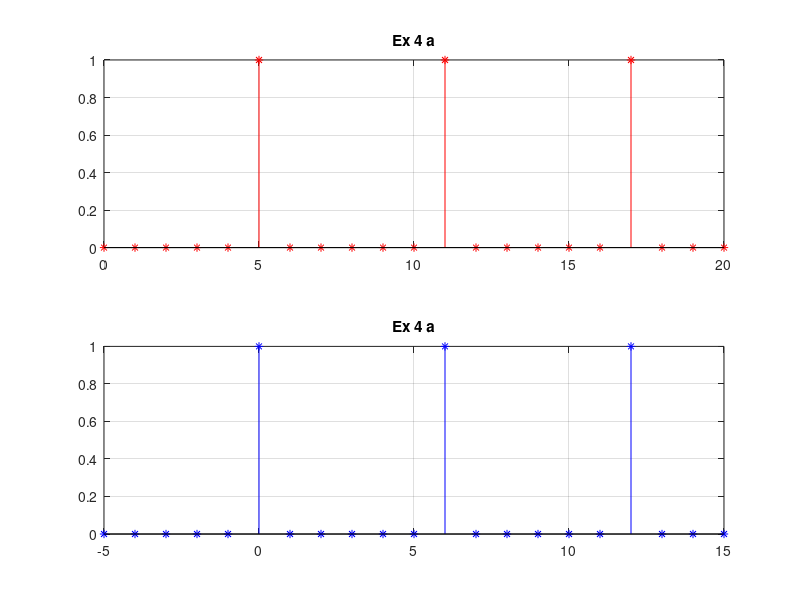
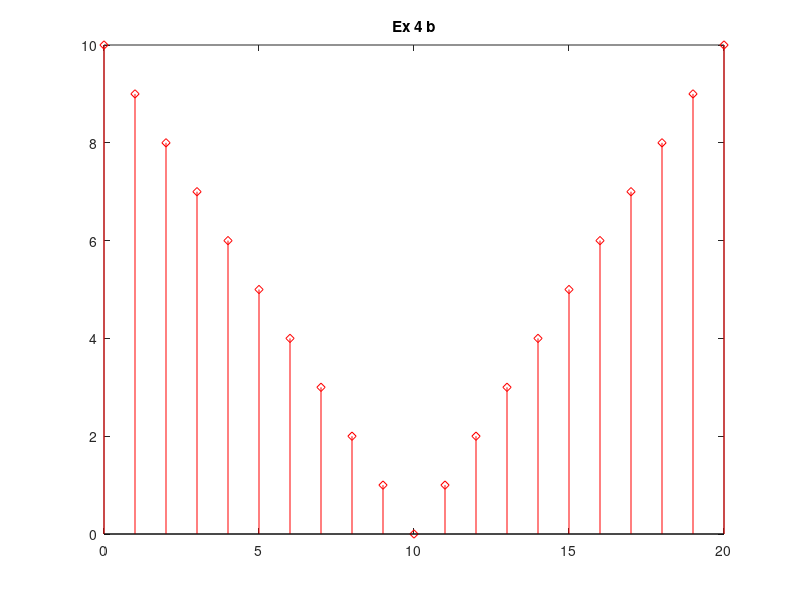
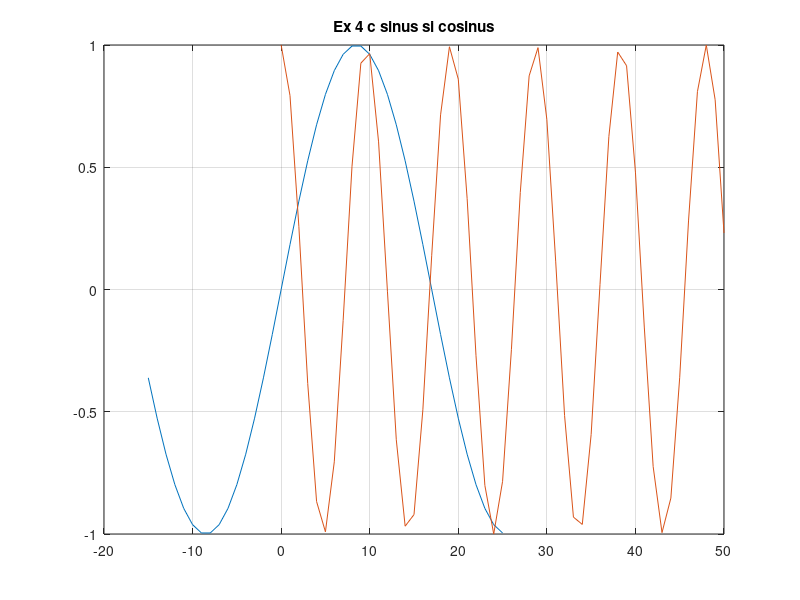
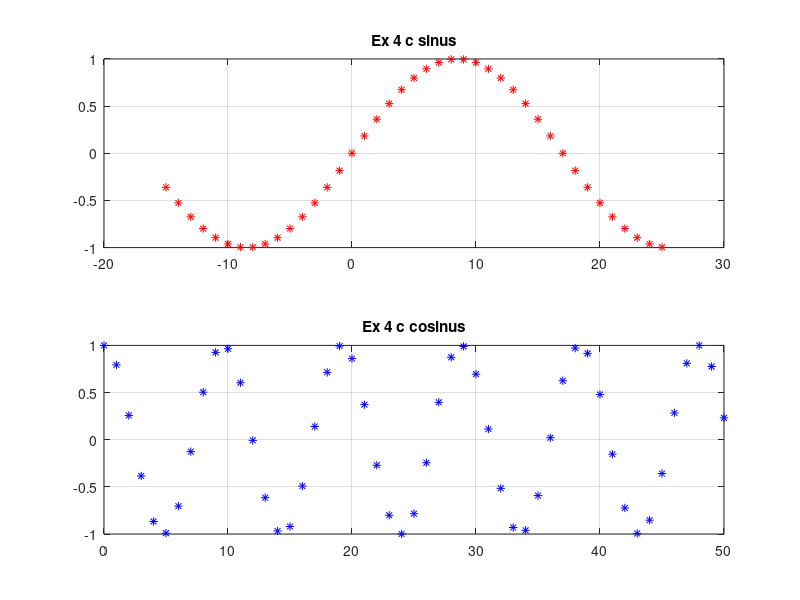

Source code (MATLAB) for these figures, in order:
%E4

%a)
  z=zeros(1,21);
for i=6 : 6 : 21
    z(1,i)=1;
end

n=0:20;
m= -5:15;

figure(1)                                           %asa vor fi afisate toate graficele
subplot(2,1,1), stem(n,z,'r*'),title('Ex 4 a'), grid   %afisarea din cerinta
subplot(2,1,2), stem(m,z,'b*'),title('Ex 4 a'), grid


%b)

t=abs(10-n);                      %crearea vectorului  din cerinta

figure(2)
stem(n,t,'rd'),title('Ex 4 b')

%c)

      q1= -15:25;
      q2= 0:50;
      
      x1=sin((pi/17)*q1);
      x2=cos((pi/sqrt(23))*q2);
      
      figure(3)
      plot(q1,x1,q2,x2),grid,title('Ex 4 c sinus si cosinus') %afisarea figurii 3
      
      figure(4)
      subplot(2,1,1), plot(q1,x1,'r*'),grid,title('Ex 4 c sinus')
      subplot(2,1,2), plot(q2,x2,'b*'),grid,title('Ex 4 c cosinus') %afisarea figurii 4
      
      figure(5)
      subplot(2,1,1), stem(q1,x1,'rd'),grid,title(' Ex 4 c sinus')
      subplot(2,1,2), stem(q2,x2,'bd'),grid,title('Ex 4 c cosinus') %afisarea figurii 5
      
